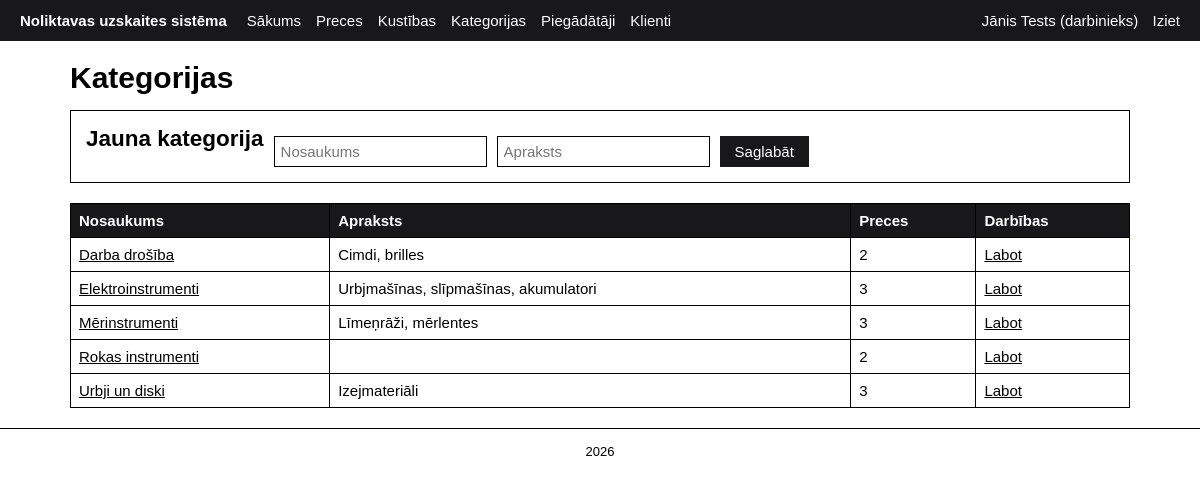
The page /categories.php (signed in) on the database its author committed.
### tables this page shows
CREATE TABLE kategorijas (
    id                INT AUTO_INCREMENT PRIMARY KEY,
    nosaukums         VARCHAR(100) NOT NULL UNIQUE,
    apraksts          VARCHAR(255) NULL
);

### includes/functions.php (called while the page is built, shortened)
<?php
function e($text)
{
    return htmlspecialchars($text ?? '', ENT_QUOTES, 'UTF-8');
}

### categories.php (the view, shortened to what this page needs)
<?php
require_once 'includes/functions.php';
$edit_id = (int)($_GET['edit'] ?? 0);
$nosaukums = '';
$apraksts = '';
$categories = $pdo->query(
    'SELECT k.*, COUNT(p.id) AS preces_skaits
     FROM kategorijas k
     LEFT JOIN preces p ON p.kategorija_id = k.id
     GROUP BY k.id
     ORDER BY k.nosaukums'
)->fetchAll();
require 'includes/header.php';
?>
<h1>Kategorijas</h1>
<form class= "card form-inline" method="post">
    <h2><?= $edit_id > 0 ? 'Labot kategoriju' : 'Jauna kategorija' ?></h2>
    <input type="text" name="nosaukums" placeholder="Nosaukums" maxlength="100" value="<?= e($nosaukums) ?>" required>
    <input type="text" name="apraksts" placeholder="Apraksts" maxlength="255" value="<?= e($apraksts) ?>">
    <button type="submit" class="btn">Saglabāt</button>
</form>
<table>
    <tr><th>Nosaukums</th><th>Apraksts</th><th>Preces</th><th>Darbības</th></tr>
    <?php foreach ($categories as $c): ?>
        <tr>
            <td><a href="products.php?kategorija=<?= $c['id'] ?>"><?= e($c['nosaukums']) ?></a></td>
            <td><?= e($c['apraksts']) ?></td>
            <td><?= $c['preces_skaits'] ?></td>
            <td class="actions">
                <a href="categories.php?edit=<?= $c['id'] ?>">Labot</a>
            </td>
        </tr>
    <?php endforeach; ?>
</table>
<?php require 'includes/footer.php';  ?>

### assets/style.css (style rules this page uses)
:root { --accent: #18181b; --ok: #2e7d32; --ok-light: #e8f5e9; --err: #c62828; --err-light: #fdecea; }
* { box-sizing: border-box; }
body { margin: 0; font-family: Arial, Helvetica, sans-serif; font-size: 15px; background: #fff; color: #000; }
a { color: #000; }
h1, h2, h3 { margin: 0 0 15px; }
.card { border: 1px solid #000; padding: 15px; margin-bottom: 20px; }
table { width: 100%; border-collapse: collapse; }
th, td { border: 1px solid #000; padding: 8px; text-align: left; }
th { background: var(--accent); color: #fff; }
input, select, textarea { padding: 6px; border: 1px solid #000; background: #fff; color: #000; font: inherit; }
.form-inline, .filters { display: flex; flex-wrap: wrap; gap: 10px; align-items: flex-end; }
.actions { white-space: nowrap; }
.btn, button { display: inline-block; padding: 6px 14px; border: 1px solid var(--accent); background: var(--accent); color: #fff; font: inherit; text-decoration: none; cursor: pointer; }

### rows shown on the page
kategorijas: nosaukums "Darba drošība", apraksts "Cimdi, brilles", preces_skaits "2"
kategorijas: nosaukums "Elektroinstrumenti", apraksts "Urbjmašīnas, slīpmašīnas, akumulatori", preces_skaits "3"
kategorijas: nosaukums "Mērinstrumenti", apraksts "Līmeņrāži, mērlentes", preces_skaits "3"
kategorijas: nosaukums "Rokas instrumenti", preces_skaits "2"
kategorijas: nosaukums "Urbji un diski", apraksts "Izejmateriāli", preces_skaits "3"

### other values the page prints
$_SESSION['vards'] "Jānis Tests"
$_SESSION['loma'] "darbinieks"
